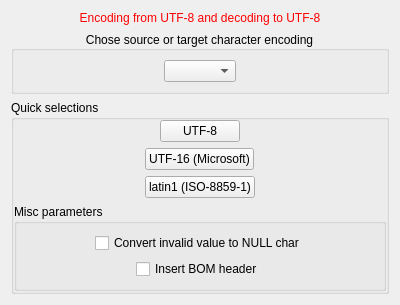
<?xml version="1.0" encoding="UTF-8"?>
<ui version="4.0">
 <comment>
  * Released as open source by Gabriel Caudrelier
  *
  * Developed by Gabriel Caudrelier, gabriel dot caudrelier at gmail dot com
  *
  * https://github.com/metrodango/pip3line
  *
  * Released under AGPL see LICENSE for more information
</comment>
 <class>CharEncodingWidget</class>
 <widget class="QWidget" name="CharEncodingWidget">
  <property name="geometry">
   <rect>
    <x>0</x>
    <y>0</y>
    <width>400</width>
    <height>300</height>
   </rect>
  </property>
  <property name="windowTitle">
   <string>Form</string>
  </property>
  <layout class="QVBoxLayout" name="verticalLayout">
   <item>
    <widget class="QLabel" name="label">
     <property name="sizePolicy">
      <sizepolicy hsizetype="Preferred" vsizetype="Maximum">
       <horstretch>0</horstretch>
       <verstretch>0</verstretch>
      </sizepolicy>
     </property>
     <property name="styleSheet">
      <string notr="true">QLabel { color : red; }</string>
     </property>
     <property name="text">
      <string>Encoding from UTF-8 and decoding to UTF-8</string>
     </property>
     <property name="alignment">
      <set>Qt::AlignCenter</set>
     </property>
    </widget>
   </item>
   <item>
    <widget class="QGroupBox" name="groupBox">
     <property name="layoutDirection">
      <enum>Qt::LeftToRight</enum>
     </property>
     <property name="title">
      <string>Chose source or target character encoding</string>
     </property>
     <property name="alignment">
      <set>Qt::AlignCenter</set>
     </property>
     <layout class="QHBoxLayout" name="horizontalLayout">
      <item>
       <widget class="QComboBox" name="codecComboBox">
        <property name="sizePolicy">
         <sizepolicy hsizetype="Maximum" vsizetype="Maximum">
          <horstretch>0</horstretch>
          <verstretch>0</verstretch>
         </sizepolicy>
        </property>
       </widget>
      </item>
     </layout>
    </widget>
   </item>
   <item>
    <widget class="QGroupBox" name="groupBox_2">
     <property name="title">
      <string>Quick selections</string>
     </property>
     <layout class="QVBoxLayout" name="verticalLayout_2">
      <property name="margin">
       <number>0</number>
      </property>
      <item alignment="Qt::AlignHCenter">
       <widget class="QPushButton" name="UTF8pushButton">
        <property name="sizePolicy">
         <sizepolicy hsizetype="Maximum" vsizetype="Fixed">
          <horstretch>0</horstretch>
          <verstretch>0</verstretch>
         </sizepolicy>
        </property>
        <property name="text">
         <string>UTF-8</string>
        </property>
       </widget>
      </item>
      <item alignment="Qt::AlignHCenter">
       <widget class="QPushButton" name="UTF16PushButton">
        <property name="sizePolicy">
         <sizepolicy hsizetype="Maximum" vsizetype="Fixed">
          <horstretch>0</horstretch>
          <verstretch>0</verstretch>
         </sizepolicy>
        </property>
        <property name="text">
         <string>UTF-16 (Microsoft)</string>
        </property>
       </widget>
      </item>
      <item alignment="Qt::AlignHCenter">
       <widget class="QPushButton" name="latin1PushButton">
        <property name="sizePolicy">
         <sizepolicy hsizetype="Maximum" vsizetype="Fixed">
          <horstretch>0</horstretch>
          <verstretch>0</verstretch>
         </sizepolicy>
        </property>
        <property name="text">
         <string>latin1 (ISO-8859-1)</string>
        </property>
       </widget>
      </item>
      <item>
       <widget class="QGroupBox" name="groupBox_3">
        <property name="title">
         <string>Misc parameters</string>
        </property>
        <layout class="QVBoxLayout" name="verticalLayout_3">
         <item alignment="Qt::AlignHCenter">
          <widget class="QCheckBox" name="convertInvalidToNullCheckBox">
           <property name="text">
            <string>Convert invalid value to NULL char</string>
           </property>
          </widget>
         </item>
         <item alignment="Qt::AlignHCenter">
          <widget class="QCheckBox" name="insertBOMCheckBox">
           <property name="text">
            <string>Insert BOM header</string>
           </property>
          </widget>
         </item>
        </layout>
       </widget>
      </item>
     </layout>
    </widget>
   </item>
  </layout>
 </widget>
 <resources/>
 <connections/>
</ui>
